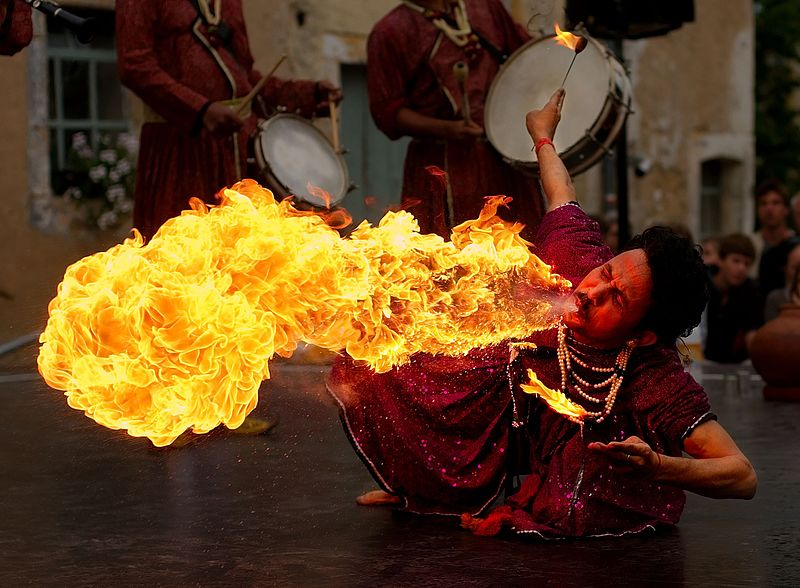
//> input picture Atividade_6/fire_man.jpg, 800 x 588 px
$ ./Main6   (built with g++ and OpenCV 4)
//> lines starting //> are read from the running program, lines starting //| are printed output that depends on the picture
#include <iostream>
#include <opencv2\opencv.hpp>

using namespace cv;
using namespace std;

int main(int argv, char** argc) {

	Mat image = imread("fire_man.jpg", CV_LOAD_IMAGE_GRAYSCALE);
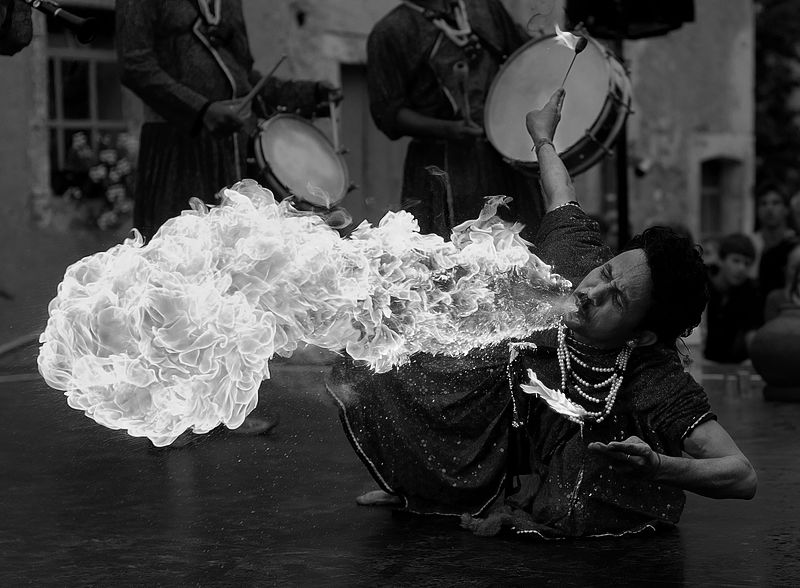
//> image: 588 rows x 800 cols, CV_8UC1; min 0, max 255, mean 66.3

	Mat border = Mat::zeros(image.rows, image.cols, CV_8UC1);
	int max = 0;
	int mod, n;

	uchar *image_pointer = image.data;
	uchar *border_pointer = border.data;

	int t = image.cols*image.rows;
//> t = 470400

	//trackbar
	namedWindow("Range");
	createTrackbar("max", "Range", &max, 255);

	while (true) {
		for ( n = 1; n < t - 1; n++) {
			//keeping pixels in the right and left border
			if ( n % image.cols != 0 && (n+1) % image.cols != 0)
			{
				border_pointer[n] = abs(image_pointer[n + 1] - image_pointer[n - 1]);
				if (border_pointer[n] < max)
					border_pointer[n] = 0;
				else
					border_pointer[n] = 255;
			}
		}
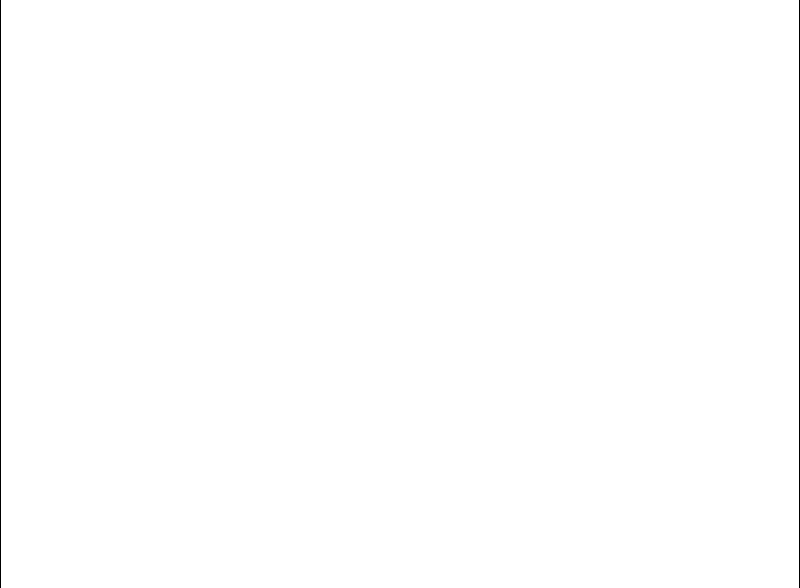
//> border: 588 rows x 800 cols, CV_8UC1; 99.8% white; black in thin lines or dots
		imshow("result", border);
		if (waitKey(1) == 27)
//> the Esc key is pressed
			break;
	}

	waitKey();
	system("pause");

	return(0);
}
